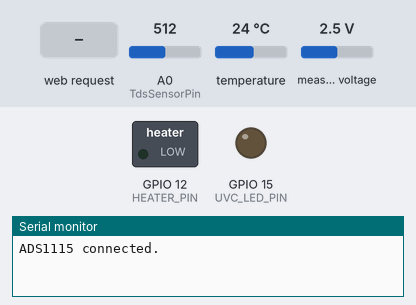
Bench run of a sketch on a simulated ESP8266 (NodeMCU). Parts: switched loads named in the sketch (green lamp = pin HIGH), output pins drawn as LEDs (lit = HIGH), the last lines printed to the serial monitor. The inputs (shaded band) are chosen by the test bench; at power-on: A0 (TdsSensorPin) = 512, temperature 24 °C, measured voltage 2.5 V.

Above: at 2.2 s.
2.3 s: HTTP request GET /uvc?state=on received
At 3.6 s:
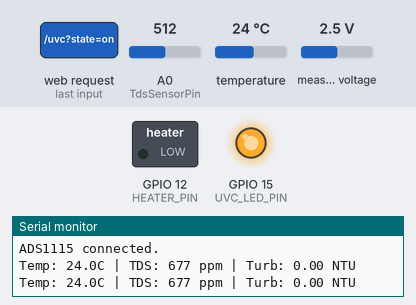
4.0 s: HTTP request GET /heater?state=on received
At 5.0 s:
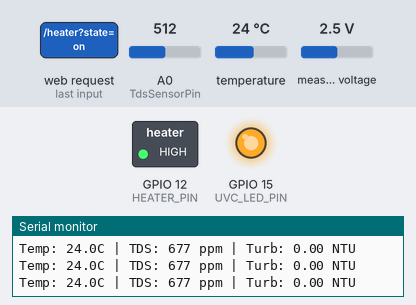
5.6 s: HTTP request GET /uvc?state=off received
At 6.2 s:
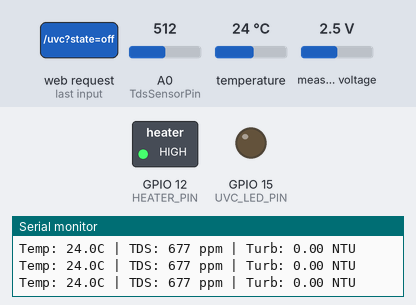
7.2 s: HTTP request GET /heater?state=off received
At 8.8 s:
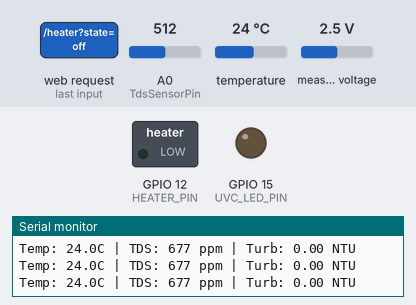
Timing chart, 0 to 9.8 s (numbered marks = the images above; inputs shaded):
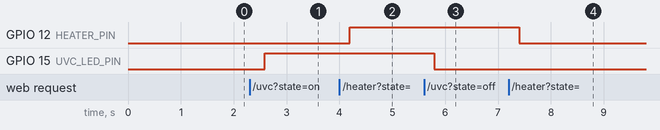

The sketch:

esp8266_core.ino
```cpp
#include <OneWire.h>
#include <DallasTemperature.h>
#include <Adafruit_ADS1X15.h>
#include <Wire.h>
#include <ESP8266WiFi.h>
#include <ESP8266WebServer.h>

// Sensor Pins
#define ONE_WIRE_BUS 0        // D3
#define TdsSensorPin A0
#define UVC_LED_PIN 15        // D8
#define HEATER_PIN 12         // D6

// Settings
#define VREF 3.3
#define SCOUNT 30

// WiFi AP credentials
const char* ssid = "ESP8266_PureStream";
const char* password = "";

// Initialize objects
OneWire oneWire(ONE_WIRE_BUS);
DallasTemperature sensors(&oneWire);
Adafruit_ADS1115 ads;
ESP8266WebServer server(80);

// Sensor variables
int analogBuffer[SCOUNT];
int analogBufferTemp[SCOUNT];
int analogBufferIndex = 0;
int copyIndex = 0;

float averageVoltage = 0;
float tdsValue = 0;
float turbidityVoltage = 0;
float temperature = 0;
float turbidityNTU = 0;

// State variables
bool uvcState = false;
bool heaterState = false;
bool adsConnected = false; // THE FIX: Flag to track if the sensor is actually alive

// ===== HELPER FUNCTIONS =====

int getMedianNum(int bArray[], int iFilterLen) {
  int bTab[iFilterLen];
  for (byte i = 0; i < iFilterLen; i++) bTab[i] = bArray[i];
  int i, j, bTemp;
  for (j = 0; j < iFilterLen - 1; j++) {
    for (i = 0; i < iFilterLen - j - 1; i++) {
      if (bTab[i] > bTab[i + 1]) {
        bTemp = bTab[i];
        bTab[i] = bTab[i + 1];
        bTab[i + 1] = bTemp;
      }
    }
  }
  if ((iFilterLen & 1) > 0)
    bTemp = bTab[(iFilterLen - 1) / 2];
  else
    bTemp = (bTab[iFilterLen / 2] + bTab[iFilterLen / 2 - 1]) / 2;
  return bTemp;
}

void updateSensorReadings() {
  // Read TDS analog value every 40ms
  static unsigned long analogSampleTimepoint = millis();
  if (millis() - analogSampleTimepoint > 40U) {
    analogSampleTimepoint = millis();
    analogBuffer[analogBufferIndex] = analogRead(TdsSensorPin);
    analogBufferIndex++;
    if (analogBufferIndex == SCOUNT) analogBufferIndex = 0;
  }

  // Calculate TDS and read blocking sensors every 800ms
  static unsigned long printTimepoint = millis();
  if (millis() - printTimepoint > 800U) {
    printTimepoint = millis();

    // Read Temperature
    sensors.requestTemperatures();
    temperature = sensors.getTempCByIndex(0);

    // Calculate TDS
    for (copyIndex = 0; copyIndex < SCOUNT; copyIndex++)
      analogBufferTemp[copyIndex] = analogBuffer[copyIndex];

    averageVoltage = getMedianNum(analogBufferTemp, SCOUNT) * VREF / 1024.0;

    float calcTemp = (temperature == -127.0) ? 25.0 : temperature;
    float compensationCoefficient = 1.0 + 0.02 * (calcTemp - 25.0);
    float compensationVoltage = averageVoltage / compensationCoefficient;

    tdsValue = (133.42 * compensationVoltage * compensationVoltage * compensationVoltage
                - 255.86 * compensationVoltage * compensationVoltage
                + 857.39 * compensationVoltage) * 0.5;

    // Read Turbidity ONLY if the sensor was found during boot
    if (adsConnected) {
      int16_t adc0 = ads.readADC_SingleEnded(0);
      turbidityVoltage = adc0 * 0.1875 / 1000.0;
      turbidityNTU = (turbidityVoltage < 2.5) ? (2.5 - turbidityVoltage) * 10 : 0;
    } else {
      turbidityNTU = 0; // Fallback value so it doesn't crash
    }

    // Serial Output for Debugging
    if (temperature == -127.0) {
      Serial.println("Temp Error (Check 4.7k resistor)");
    } else {
      Serial.print("Temp: "); Serial.print(temperature, 1);
      Serial.print("C | TDS: "); Serial.print((int)tdsValue);
      Serial.print(" ppm | Turb: "); Serial.print(turbidityNTU);
      Serial.println(" NTU");
    }
  }
}

// ===== WEB SERVER HANDLERS =====

void handleGetData() {
  String json = "{";
  json += "\"temperature\":" + String(temperature, 1) + ",";
  json += "\"tds\":" + String((int)tdsValue) + ",";
  json += "\"turbidity\":" + String(turbidityNTU) + ",";
  json += "\"heaterState\":" + String(heaterState ? "true" : "false") + ",";
  json += "\"uvcState\":" + String(uvcState ? "true" : "false");
  json += "}";

  server.sendHeader("Access-Control-Allow-Origin", "*");
  server.send(200, "application/json", json);
}

void handleUVC() {
  if (server.hasArg("state")) {
    String state = server.arg("state");
    if (state == "on") {
      digitalWrite(UVC_LED_PIN, HIGH);
      uvcState = true;
    } else if (state == "off") {
      digitalWrite(UVC_LED_PIN, LOW);
      uvcState = false;
    }
    String response = "{\"uvcState\":" + String(uvcState ? "true" : "false") + "}";
    server.sendHeader("Access-Control-Allow-Origin", "*");
    server.send(200, "application/json", response);
  }
}

void handleHeater() {
  if (server.hasArg("state")) {
    String state = server.arg("state");
    if (state == "on") {
      digitalWrite(HEATER_PIN, HIGH);
      heaterState = true;
    } else if (state == "off") {
      digitalWrite(HEATER_PIN, LOW);
      heaterState = false;
    }
    String response = "{\"heaterState\":" + String(heaterState ? "true" : "false") + "}";
    server.sendHeader("Access-Control-Allow-Origin", "*");
    server.send(200, "application/json", response);
  }
}

// ===== SETUP =====

void setup() {
  Serial.begin(9600);
  delay(1000);

  sensors.begin();

  pinMode(TdsSensorPin, INPUT);
  pinMode(UVC_LED_PIN, OUTPUT);
  pinMode(HEATER_PIN, OUTPUT);

  digitalWrite(UVC_LED_PIN, LOW);
  digitalWrite(HEATER_PIN, LOW);

  // Safely check for ADS1115 and set the flag
  if (!ads.begin()) {
    adsConnected = false;
    Serial.println("WARNING: ADS1115 not found. Bypassing.");
  } else {
    adsConnected = true;
    Serial.println("ADS1115 connected.");
  }

  WiFi.mode(WIFI_AP);
  WiFi.softAP(ssid, password);

  server.on("/data", HTTP_GET, handleGetData);
  server.on("/uvc", handleUVC);
  server.on("/heater", handleHeater);
  server.begin();
}

// ===== MAIN LOOP =====

void loop() {
  server.handleClient();
  updateSensorReadings();
  yield(); // Keep the ESP8266 background tasks happy
}
```

Measured:
- after the input at 2.3 s, GPIO 15 (UVC_LED_PIN): LOW → HIGH after 0.29 s
- after the input at 4.0 s, GPIO 12 (HEATER_PIN): LOW → HIGH after 0.19 s
- after the input at 5.6 s, GPIO 15 (UVC_LED_PIN): HIGH → LOW after 0.19 s
- after the input at 7.2 s, GPIO 12 (HEATER_PIN): HIGH → LOW after 0.20 s
